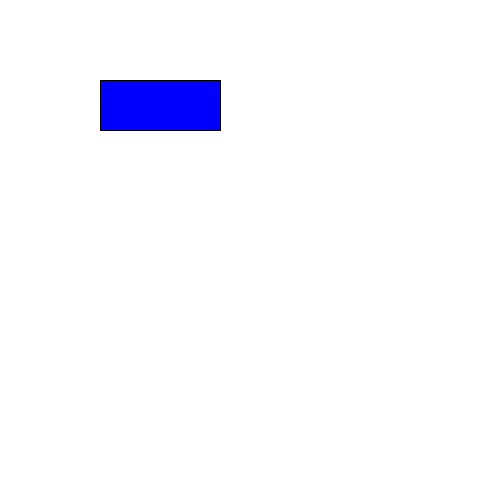
Frame 1 (no input)
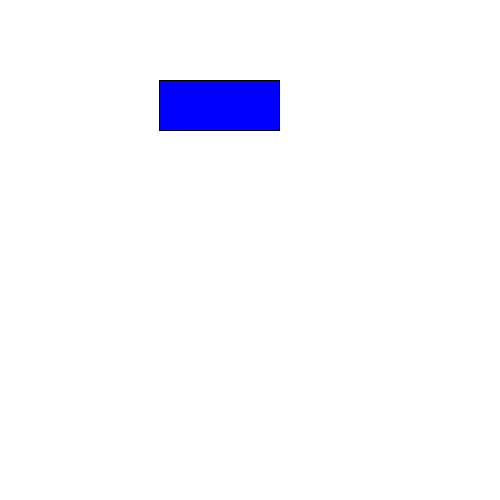
Frame 60 (the mouse pressed at the canvas centre just before this capture)
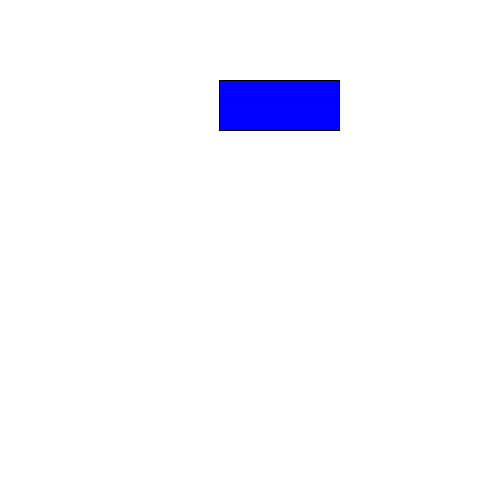
Frame 120 (the mouse held since frame 60 and released just before this capture)

The Processing sketch that drew these frames (run headless with seeded random() and noise(); from frame 60 on, the mouse is pressed at the canvas centre):

// Processing sketch: botonDinamico
// ── botonDinamico.pde
int x, y, ancho, alto;
color relleno;
void setup() {
  size(500, 500);
  x = 100;
  y = 80;
  ancho = 120;
  alto = 50;
  relleno = color(0, 0, 255);
}
void draw() {
  background(255);
  fill(relleno);
  rect(x, y, ancho, alto);
  x++;
  if (x > width) {
    x = -ancho;
  }
}
void mousePressed() {
  if (mouseX>= x && mouseX< x+ancho && mouseY>y && mouseY< y+alto) {
    relleno = color(255, 0, 0);
  }
}
void keyPressed() {
  if (key=='v' || key=='V') {
    relleno = color(0, 255, 0);
  }
}
